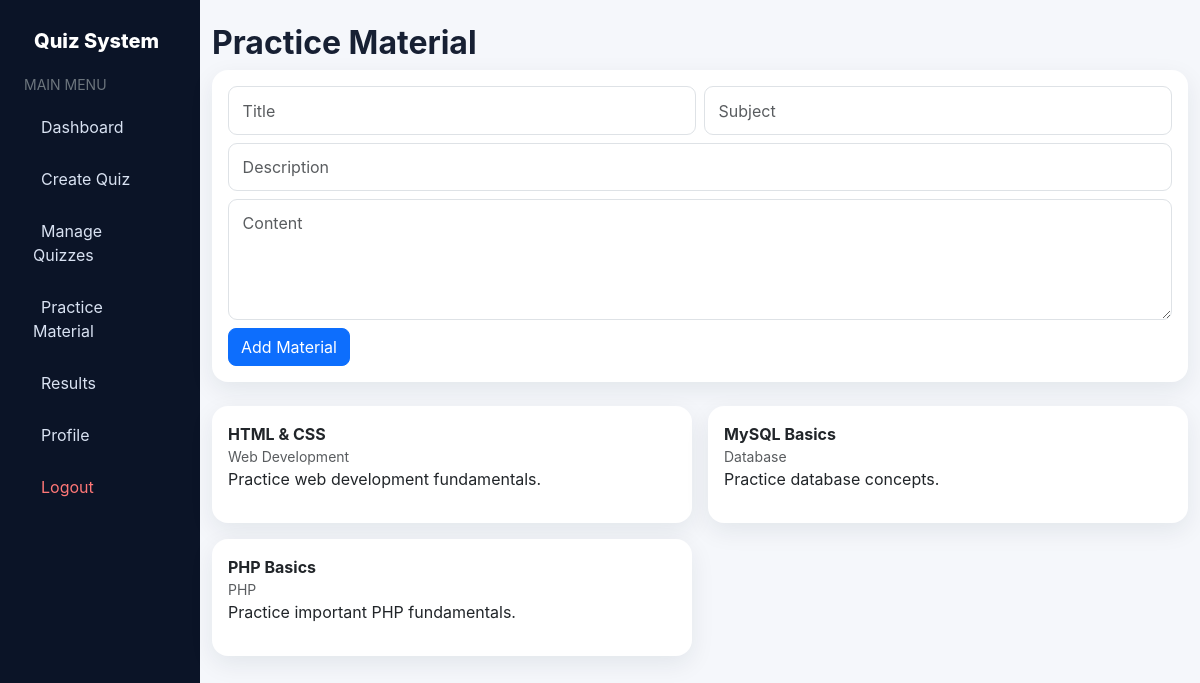
/practice_material.php (signed in), run on the app's committed database.
### tables this page shows
CREATE TABLE IF NOT EXISTS practice_material (
    id INT AUTO_INCREMENT PRIMARY KEY,
    title VARCHAR(255) NOT NULL,
    description TEXT,
    subject VARCHAR(100) DEFAULT '',
    content LONGTEXT,
    created_by INT NULL,
    created_at TIMESTAMP DEFAULT CURRENT_TIMESTAMP
);

### db.php (called while the page is built, shortened)
<?php
function e($v) {
    return htmlspecialchars((string)$v, ENT_QUOTES, "UTF-8");
}
?>

### practice_material.php (the view)
<?php require_once "../db.php";require_role("Teacher");$uid=current_id();if($_SERVER["REQUEST_METHOD"]==="POST"){$title=trim($_POST["title"]);$subject=trim($_POST["subject"]);$desc=trim($_POST["description"]);$content=trim($_POST["content"]);$s=$conn->prepare("INSERT INTO practice_material(title,description,subject,content,created_by) VALUES(?,?,?,?,?)");$s->bind_param("ssssi",$title,$desc,$subject,$content,$uid);$s->execute();} $r=$conn->query("SELECT * FROM practice_material ORDER BY id DESC");?>
<!doctype html><html><head><meta charset="utf-8"><meta name="viewport" content="width=device-width,initial-scale=1"><title>Practice Material</title><link href="https://cdn.jsdelivr.net/npm/bootstrap@5.3.3/dist/css/bootstrap.min.css" rel="stylesheet"><link href="../assets/style.css" rel="stylesheet"></head><body><div class="container-fluid"><div class="row"><div class="col-lg-2 p-0"><?php include "../partials/teacher_sidebar.php";?></div><main class="col-lg-10"><div class="py-4"><h2 class="fw-bold">Practice Material</h2><div class="card panel-card mb-4"><div class="card-body"><form method="post"><div class="row g-2"><div class="col-md-6"><input name="title" class="form-control" placeholder="Title" required></div><div class="col-md-6"><input name="subject" class="form-control" placeholder="Subject"></div><div class="col-12"><input name="description" class="form-control" placeholder="Description"></div><div class="col-12"><textarea name="content" class="form-control" rows="4" placeholder="Content" required></textarea></div><div><button class="btn btn-primary">Add Material</button></div></div></form></div></div><div class="row g-3"><?php while($m=$r->fetch_assoc()):?><div class="col-md-6"><div class="card panel-card p-3"><b><?=e($m["title"])?></b><small class="text-muted"><?=e($m["subject"])?></small><p><?=e($m["description"])?></p></div></div><?php endwhile;?></div></div></main></div></div></body></html>

### teacher_sidebar.php
<div class="sidebar p-2">
  <div class="brand"><i class="bi bi-mortarboard-fill me-2"></i>Quiz System</div>
  <div class="small text-secondary px-3 mb-2">MAIN MENU</div>
  <a href="dashboard.php"><i class="bi bi-grid me-2"></i>Dashboard</a>
  <a href="add_quiz.php"><i class="bi bi-plus-circle me-2"></i>Create Quiz</a>
  <a href="manage_quiz.php"><i class="bi bi-journal-text me-2"></i>Manage Quizzes</a>
  <a href="practice_material.php"><i class="bi bi-book me-2"></i>Practice Material</a>
  <a href="results.php"><i class="bi bi-bar-chart me-2"></i>Results</a>
  <a href="profile.php"><i class="bi bi-person-circle me-2"></i>Profile</a>
  <a class="logout" href="../logout.php"><i class="bi bi-box-arrow-right me-2"></i>Logout</a>
</div>

### style.css (style rules this page uses)
* { box-sizing:border-box }
body { font-family:Inter,system-ui,-apple-system,BlinkMacSystemFont,"Segoe UI",sans-serif;background:#f5f7fb;color:#172033 }
a { text-decoration:none }
.stat-card,.panel-card,.feature-card { border:0;border-radius:16px;box-shadow:0 8px 25px rgba(18,32,56,.08) }
.sidebar { min-height:100vh;background:#0b1427;color:#fff }
.sidebar .brand { font-weight:800;font-size:20px;padding:18px }
.sidebar a { display:block;color:#d9e2f2;padding:12px 15px;border-radius:9px;margin:4px 10px }
.sidebar .logout { color:#ff7777 }
.form-control,.form-select { border-radius:9px;padding:.7rem .85rem }
.btn { border-radius:8px }

### data on the page
practice_material: title "HTML & CSS", subject "Web Development", description "Practice web development fundamentals."
practice_material: title "MySQL Basics", subject "Database", description "Practice database concepts."
practice_material: title "PHP Basics", subject "PHP", description "Practice important PHP fundamentals."
